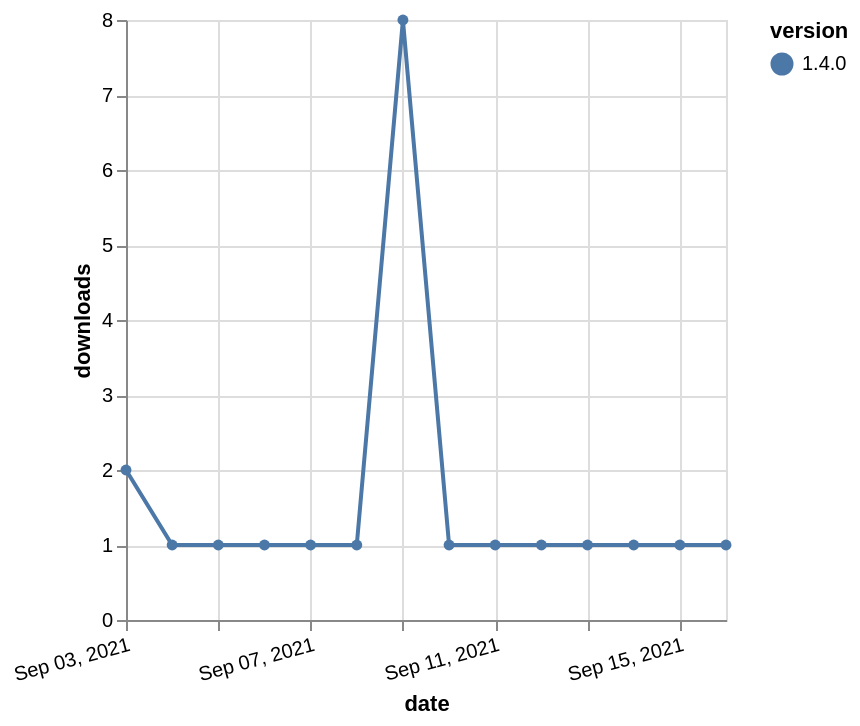

Specify this chart in Vega-Lite:
### Vega-Lite specification from a JSON file in a GitHub repository (floating-point values rounded to 4 significant figures)
{"$schema": "https://vega.github.io/schema/vega-lite/v5.json", "description": "A simple bar chart with embedded data.", "data": {"values": [{"date": "2021-09-03", "total": 506, "delta": 2, "version": "1.4.0"}, {"date": "2021-09-04", "total": 507, "delta": 1, "version": "1.4.0"}, {"date": "2021-09-05", "total": 508, "delta": 1, "version": "1.4.0"}, {"date": "2021-09-06", "total": 509, "delta": 1, "version": "1.4.0"}, {"date": "2021-09-07", "total": 510, "delta": 1, "version": "1.4.0"}, {"date": "2021-09-08", "total": 511, "delta": 1, "version": "1.4.0"}, {"date": "2021-09-09", "total": 519, "delta": 8, "version": "1.4.0"}, {"date": "2021-09-10", "total": 520, "delta": 1, "version": "1.4.0"}, {"date": "2021-09-11", "total": 521, "delta": 1, "version": "1.4.0"}, {"date": "2021-09-12", "total": 522, "delta": 1, "version": "1.4.0"}, {"date": "2021-09-13", "total": 523, "delta": 1, "version": "1.4.0"}, {"date": "2021-09-14", "total": 524, "delta": 1, "version": "1.4.0"}, {"date": "2021-09-15", "total": 525, "delta": 1, "version": "1.4.0"}, {"date": "2021-09-16", "total": 526, "delta": 1, "version": "1.4.0"}]}, "width": "container", "mark": {"type": "line", "point": {"filled": true}}, "encoding": {"x": {"field": "date", "type": "temporal", "timeUnit": "yearmonthdate", "title": "date", "axis": {"labelAngle": -15}}, "y": {"field": "delta", "type": "quantitative", "title": "downloads"}, "color": {"field": "version", "type": "nominal"}, "tooltip": {"field": "delta"}}}
